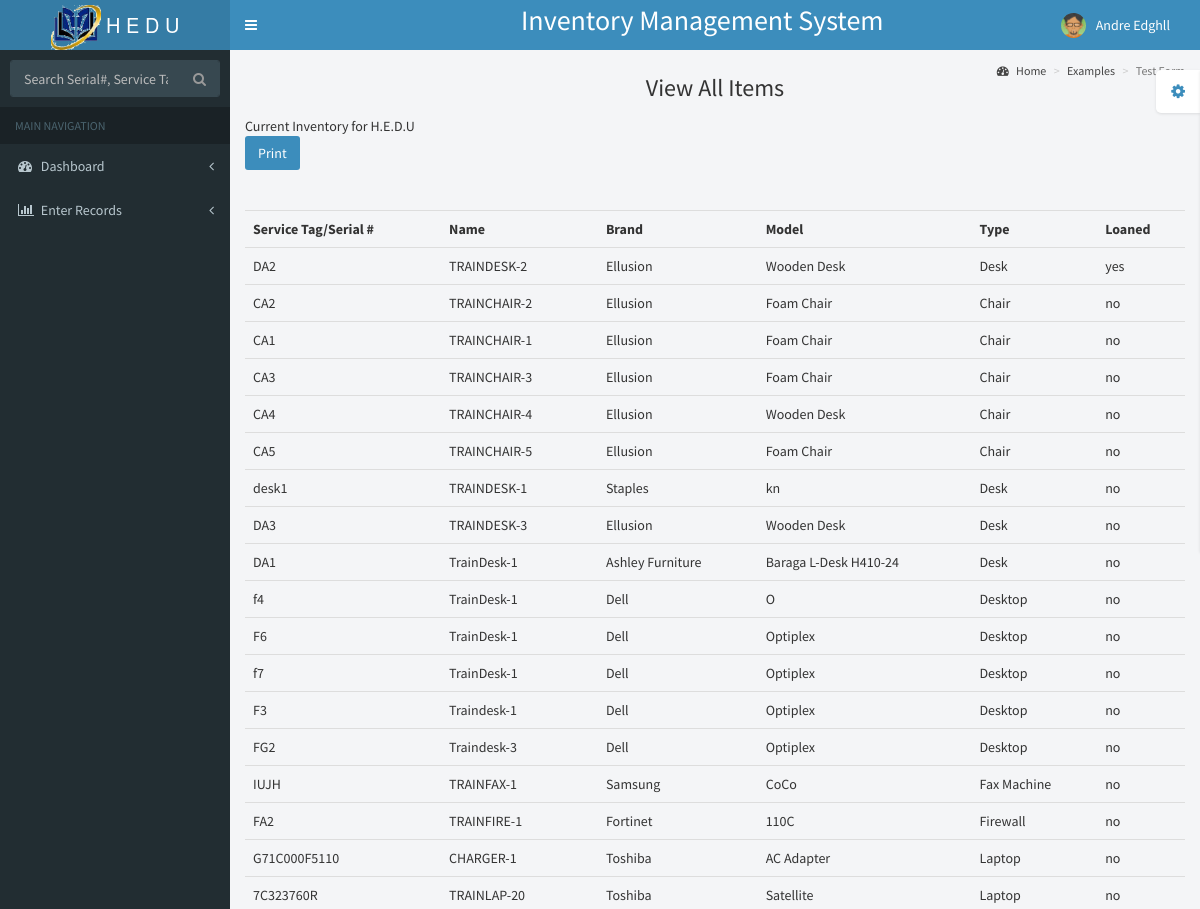
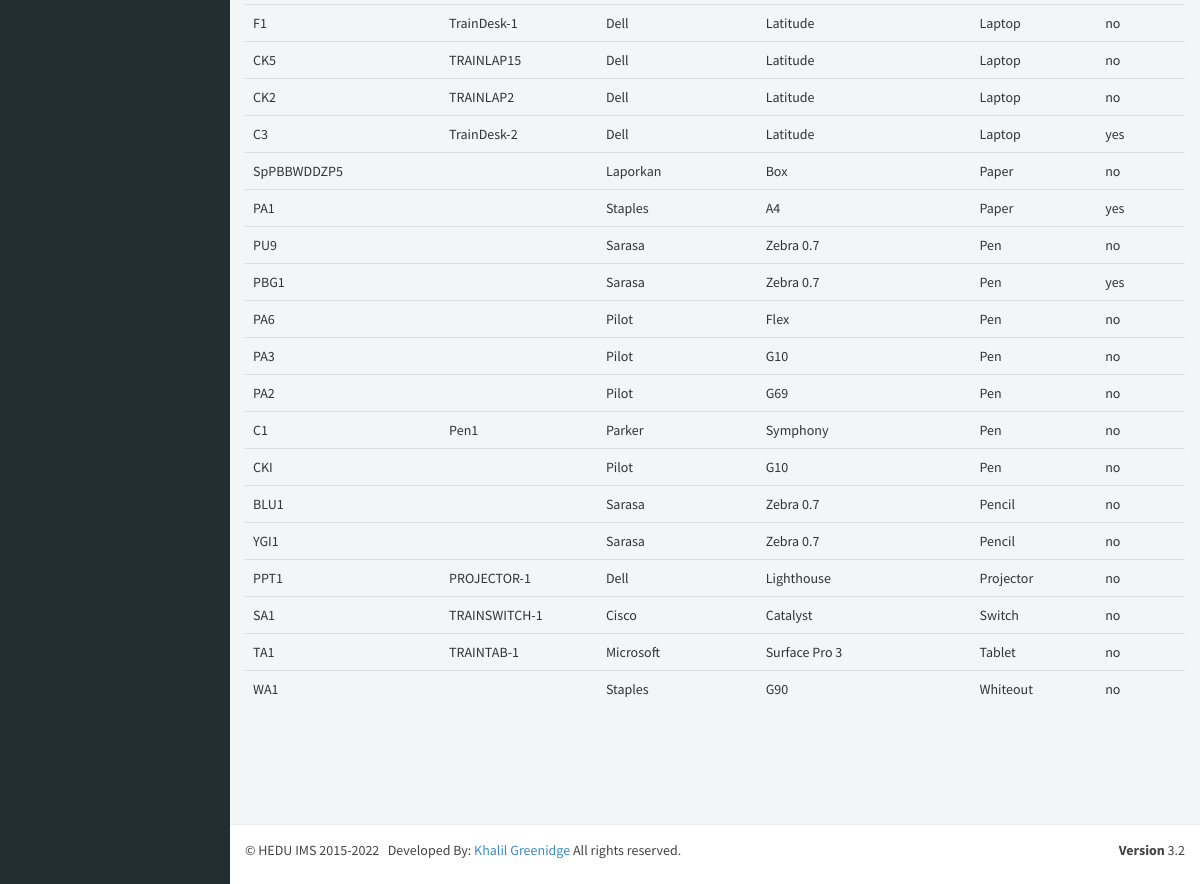
Screenshot of /pending.php (signed in) with the database file from the repository (2 pictures, top to bottom).
### tables this page shows
CREATE TABLE IF NOT EXISTS `stock` (
  `id` varchar(30) NOT NULL,
  `name` varchar(30) DEFAULT NULL,
  `brand` varchar(30) NOT NULL,
  `model` varchar(30) NOT NULL,
  `type` varchar(30) NOT NULL,
  `loaned` varchar(3) NOT NULL,
  `Comment` varchar(250) DEFAULT NULL
);

### pending.php (the view, shortened to what this page needs)
 <!DOCTYPE html>
<html>
  <head>
    <link href="dist/css/bootstrap.min.css" rel="stylesheet" type="text/css" />
    <link href="https://maxcdn.bootstrapcdn.com/font-awesome/4.3.0/css/font-awesome.min.css" rel="stylesheet" type="text/css" />
    <link href="http://code.ionicframework.com/ionicons/2.0.0/css/ionicons.min.css" rel="stylesheet" type="text/css" />
    <link href="dist/css/AdminLTE.min.css" rel="stylesheet" type="text/css" />
    <link href="dist/css/skins/_all-skins.min.css" rel="stylesheet" type="text/css" />
  </head>
  <body class="skin-blue">
    <div class="wrapper">
      <header class="main-header">
          <?php include "header.php"; ?>
      </header>
      <aside class="main-sidebar">
        <section class="sidebar">
          <form action="search.php" method="get" class="sidebar-form">
            <div class="input-group">
              <input type="text" name="key" required class="form-control" placeholder="Search Serial#, Service Tag, Type"/>
              <span class="input-group-btn">
                <button type='submit'  id='search-btn' class="btn btn-flat"><i class="fa fa-search"></i></button>
              </span>
            </div>
          </form>
          <?php
				if($_SESSION["user"] == "admin"){
					include "menu.php";
				}
				else{
					include "menu.php";
				}
			?>
        </section>
      </aside>
      <div class="content-wrapper">
        <section class="content-header">
          <h1>
            View All Items
          </h1>
          <ol class="breadcrumb">
            <li><a href="#"><i class="fa fa-dashboard"></i> Home</a></li>
            <li><a href="#">Examples</a></li>
            <li class="active">Test Form</li>
          </ol>
        </section>
        <section class="content">
			Current Inventory for H.E.D.U  <button style="width: auto" class="btn bg-olive btn-block" onclick="window.print()">Print</button>
			<br/><br/>
			<?php
				$con = mysqli_connect("localhost", "root", "");
				$db = mysqli_select_db($con, "heduis");
				$rs = mysqli_query($con, "SELECT * FROM stock ORDER BY type");
				if(!$con || !$db || !$rs ){
					die('Error: '.mysqli_error());
				}
				else{
					echo "
						<table class=\"table\">
							<tr>
								<th>Service Tag/Serial #</th>
								<th>Name</th>
								<th>Brand</th>
								<th>Model</th>
								<th>Type</th>
								<th>Loaned</th>
							</tr>
						";
					while($row = mysqli_fetch_array($rs)){
						echo "<tr>";
						echo "<td>" . $row['id'] . "</td>";
						echo "<td>" . $row['name'] . "</td>";
						echo "<td>" . $row['brand'] . "</td>";
						echo "<td>" . $row['model'] . "</td>";
						echo "<td>" . $row['type'] . "</td>";
						echo "<td>" . $row['loaned'] . "</td>";
						echo "</tr>";
					}
					echo "</table>";
				}
			?>
        </section>
      </div>
      <footer class="main-footer">
          <?php include "footer.php";?>
	  </footer>
    </div>
  </body>
</html>

### header.php (shortened to what this page needs)
   <a href="index.php" class="logo"><img src="dist/img/logo.gif" width="50" height="45" /> H E D U</a>
   <nav class="navbar navbar-static-top" role="navigation">
     <a href="#" class="sidebar-toggle" data-toggle="offcanvas" role="button">
     </a>
     <div class="navbar-custom-menu">
       <ul class="nav navbar-nav">
<li class="dropdown user user-menu" style="color: white;position: absolute;left: 30%; font-size: 3.5vh;">
Inventory Management System
</li>
 <li class="dropdown user user-menu">
	<a href="#" class="dropdown-toggle" data-toggle="dropdown">
	  <img src="<?php echo $_SESSION["avatar"]; ?>" class="user-image" alt="User Image"/>
	  <span class="hidden-xs"><?php echo $_SESSION["name"]; ?></span>
	</a>
 </li>
       </ul>
     </div>
   </nav>

### menu.php (shortened to what this page needs)
<ul class="sidebar-menu">
          <li class="header">MAIN NAVIGATION</li>
          <li class="treeview">
            <a href="#">
              <i class="fa fa-dashboard"></i> <span>Dashboard</span> <i class="fa fa-angle-left pull-right"></i>
            </a>
          </li>
          <li>
          <li class="treeview">
            <a href="#">
              <i class="fa fa-bar-chart-o"></i>
              <span>Enter Records</span>
              <i class="fa fa-angle-left pull-right"></i>
            </a>
          </li>
        </ul>

### footer.php
<div class="pull-right hidden-xs">
          <b>Version</b> 3.2
        </div>
&copy; HEDU IMS 2015-<?php echo date("Y"); ?> &nbsp;
Developed By: <a href="mailto:khalilgreenidge16@gmail.com">Khalil Greenidge</a> All rights reserved.

### rows the page displays
stock: id "DA2", name "TRAINDESK-2", brand "Ellusion", model "Wooden Desk", type "Desk", loaned "yes"
stock: id "CA2", name "TRAINCHAIR-2", brand "Ellusion", model "Foam Chair", type "Chair", loaned "no"
stock: id "CA1", name "TRAINCHAIR-1", brand "Ellusion", model "Foam Chair", type "Chair", loaned "no"
stock: id "CA3", name "TRAINCHAIR-3", brand "Ellusion", model "Foam Chair", type "Chair", loaned "no"
stock: id "CA4", name "TRAINCHAIR-4", brand "Ellusion", model "Wooden Desk", type "Chair", loaned "no"
stock: id "CA5", name "TRAINCHAIR-5", brand "Ellusion", model "Foam Chair", type "Chair", loaned "no"
stock: id "desk1", name "TRAINDESK-1", brand "Staples", model "kn", type "Desk", loaned "no"
stock: id "DA3", name "TRAINDESK-3", brand "Ellusion", model "Wooden Desk", type "Desk", loaned "no"
stock: id "DA1", name "TrainDesk-1", brand "Ashley Furniture", model "Baraga L-Desk H410-24", type "Desk", loaned "no"
stock: id "f4", name "TrainDesk-1", brand "Dell", model "O", type "Desktop", loaned "no"
stock: id "F6", name "TrainDesk-1", brand "Dell", model "Optiplex", type "Desktop", loaned "no"
stock: id "f7", name "TrainDesk-1", brand "Dell", model "Optiplex", type "Desktop", loaned "no"
stock: id "F3", name "Traindesk-1", brand "Dell", model "Optiplex", type "Desktop", loaned "no"
stock: id "FG2", name "Traindesk-3", brand "Dell", model "Optiplex", type "Desktop", loaned "no"
stock: id "IUJH", name "TRAINFAX-1", brand "Samsung", model "CoCo", type "Fax Machine", loaned "no"
stock: id "FA2", name "TRAINFIRE-1", brand "Fortinet", model "110C", type "Firewall", loaned "no"
stock: id "G71C000F5110", name "CHARGER-1", brand "Toshiba", model "AC Adapter", type "Laptop", loaned "no"
stock: id "7C323760R", name "TRAINLAP-20", brand "Toshiba", model "Satellite", type "Laptop", loaned "no"
stock: id "F1", name "TrainDesk-1", brand "Dell", model "Latitude", type "Laptop", loaned "no"
stock: id "CK5", name "TRAINLAP15", brand "Dell", model "Latitude", type "Laptop", loaned "no"
stock: id "CK2", name "TRAINLAP2", brand "Dell", model "Latitude", type "Laptop", loaned "no"
stock: id "C3", name "TrainDesk-2", brand "Dell", model "Latitude", type "Laptop", loaned "yes"
stock: id "SpPBBWDDZP5", brand "Laporkan", model "Box", type "Paper", loaned "no"
stock: id "PA1", brand "Staples", model "A4", type "Paper", loaned "yes"
stock: id "PU9", brand "Sarasa", model "Zebra 0.7", type "Pen", loaned "no"
stock: id "PBG1", brand "Sarasa", model "Zebra 0.7", type "Pen", loaned "yes"
stock: id "PA6", brand "Pilot", model "Flex", type "Pen", loaned "no"
stock: id "PA3", brand "Pilot", model "G10", type "Pen", loaned "no"
stock: id "PA2", brand "Pilot", model "G69", type "Pen", loaned "no"
stock: id "C1", name "Pen1", brand "Parker", model "Symphony", type "Pen", loaned "no"
stock: id "CKI", brand "Pilot", model "G10", type "Pen", loaned "no"
stock: id "BLU1", brand "Sarasa", model "Zebra 0.7", type "Pencil", loaned "no"
stock: id "YGI1", brand "Sarasa", model "Zebra 0.7", type "Pencil", loaned "no"
stock: id "PPT1", name "PROJECTOR-1", brand "Dell", model "Lighthouse", type "Projector", loaned "no"
stock: id "SA1", name "TRAINSWITCH-1", brand "Cisco", model "Catalyst", type "Switch", loaned "no"
stock: id "TA1", name "TRAINTAB-1", brand "Microsoft", model "Surface Pro 3", type "Tablet", loaned "no"
stock: id "WA1", brand "Staples", model "G90", type "Whiteout", loaned "no"

### other values shown
$_SESSION["name"] "Andre Edghll"
